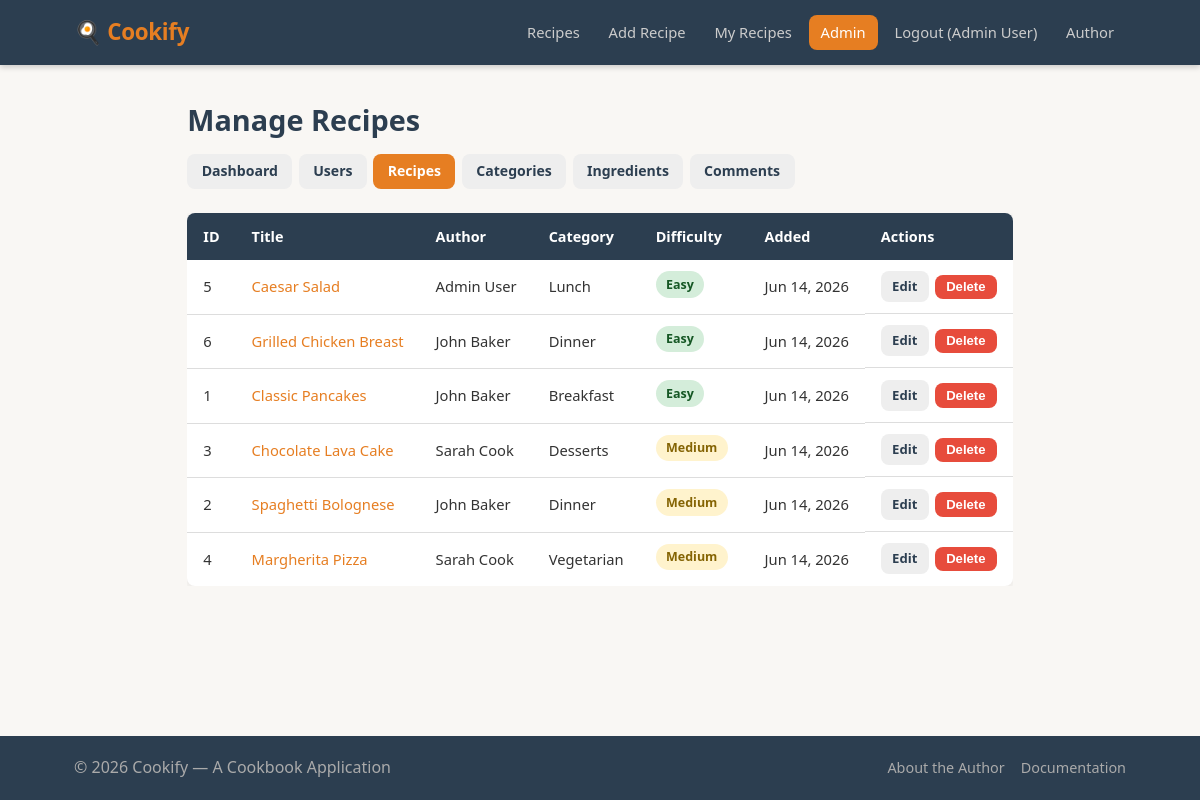
/views/admin/recipes.php (signed in), run on the app's committed database.
### tables this page shows
CREATE TABLE `recipes` (
    `id`           INT UNSIGNED NOT NULL AUTO_INCREMENT,
    `user_id`      INT UNSIGNED NOT NULL,
    `category_id`  INT UNSIGNED NOT NULL,
    `title`        VARCHAR(200) NOT NULL,
    `description`  TEXT         NOT NULL,
    `prep_time`    SMALLINT UNSIGNED NOT NULL COMMENT 'minutes',
    `difficulty`   ENUM('easy','medium','hard') NOT NULL DEFAULT 'medium',
    `image_original` VARCHAR(255) DEFAULT NULL,
    `image_thumb`    VARCHAR(255) DEFAULT NULL,
    `created_at`   DATETIME NOT NULL DEFAULT CURRENT_TIMESTAMP,
    `updated_at`   DATETIME NOT NULL DEFAULT CURRENT_TIMESTAMP ON UPDATE CURRENT_TIMESTAMP,
    PRIMARY KEY (`id`),
    FOREIGN KEY (`user_id`)     REFERENCES `users`(`id`)      ON DELETE CASCADE,
    FOREIGN KEY (`category_id`) REFERENCES `categories`(`id`) ON DELETE RESTRICT
);

CREATE TABLE `users` (
    `id`               INT UNSIGNED     NOT NULL AUTO_INCREMENT,
    `name`             VARCHAR(100)     NOT NULL,
    `email`            VARCHAR(150)     NOT NULL UNIQUE,
    `password_hash`    VARCHAR(255)     NOT NULL,
    `role`             ENUM('user','admin') NOT NULL DEFAULT 'user',
    `activation_token` VARCHAR(64)      DEFAULT NULL,
    `is_active`        TINYINT(1)       NOT NULL DEFAULT 0,
    `failed_attempts`  TINYINT UNSIGNED NOT NULL DEFAULT 0,
    `last_failed_at`   DATETIME         DEFAULT NULL,
    `is_locked`        TINYINT(1)       NOT NULL DEFAULT 0,
    `created_at`       DATETIME         NOT NULL DEFAULT CURRENT_TIMESTAMP,
    `last_login_at`    DATETIME         DEFAULT NULL,
    PRIMARY KEY (`id`)
);

CREATE TABLE `categories` (
    `id`          INT UNSIGNED NOT NULL AUTO_INCREMENT,
    `name`        VARCHAR(100) NOT NULL,
    `description` TEXT         DEFAULT NULL,
    `created_at`  DATETIME     NOT NULL DEFAULT CURRENT_TIMESTAMP,
    PRIMARY KEY (`id`)
);

### includes/auth.php (called while the page is built, shortened)
<?php
function is_logged_in(): bool {
    return isset($_SESSION['user_id']);
}
function is_admin(): bool {
    return isset($_SESSION['user_role']) && $_SESSION['user_role'] === 'admin';
}

### models/recipes.php (called while the page is built, shortened)
<?php
function get_all_recipes_admin(PDO $pdo): array
{
    return $pdo->query('
        SELECT r.id, r.title, r.difficulty, r.prep_time, r.created_at,
               c.name AS category_name, u.name AS author_name
        FROM recipes r
        JOIN categories c ON c.id = r.category_id
        JOIN users u      ON u.id = r.user_id
        ORDER BY r.created_at DESC
    ')->fetchAll();
}

### views/admin/recipes.php (the view, shortened to what this page needs)
<?php
require_once ROOT . '/config/connection.php';
require_once ROOT . '/includes/auth.php';
require_once ROOT . '/models/recipes.php';
$pdo = get_db();
$recipes    = get_all_recipes_admin($pdo);
require_once VIEWS . '/fixed/head.php';
require_once VIEWS . '/fixed/top-nav.php';
?>
<div class="admin-header">
    <h1>Manage Recipes</h1>
    <nav class="admin-nav">
        <a href="<?= BASE_URL ?>/views/admin/index.php">Dashboard</a>
        <a href="<?= BASE_URL ?>/views/admin/users.php">Users</a>
        <a href="<?= BASE_URL ?>/views/admin/recipes.php" class="active">Recipes</a>
        <a href="<?= BASE_URL ?>/views/admin/categories.php">Categories</a>
        <a href="<?= BASE_URL ?>/views/admin/ingredients.php">Ingredients</a>
        <a href="<?= BASE_URL ?>/views/admin/comments.php">Comments</a>
    </nav>
</div>
<div class="table-scroll"><table class="data-table">
    <thead>
        <tr><th>ID</th><th>Title</th><th>Author</th><th>Category</th><th>Difficulty</th><th>Added</th><th>Actions</th></tr>
    </thead>
    <tbody>
        <?php foreach ($recipes as $r): ?>
            <tr>
                <td data-label="ID"><?= $r['id'] ?></td>
                <td data-label="Title"><a href="<?= BASE_URL ?>/views/recipe.php?id=<?= $r['id'] ?>"><?= htmlspecialchars($r['title']) ?></a></td>
                <td data-label="Author"><?= htmlspecialchars($r['author_name']) ?></td>
                <td data-label="Category"><?= htmlspecialchars($r['category_name']) ?></td>
                <td data-label="Difficulty"><span class="tag tag-<?= $r['difficulty'] ?>"><?= ucfirst($r['difficulty']) ?></span></td>
                <td data-label="Added"><?= date('M j, Y', strtotime($r['created_at'])) ?></td>
                <td data-label="Actions" class="table-actions">
                    <a href="<?= BASE_URL ?>/views/edit_recipe.php?id=<?= $r['id'] ?>" class="btn btn-small btn-secondary">Edit</a>
                    <form method="POST" action="" style="display:inline"
                          onsubmit="return confirm('Delete this recipe?')">
                        <button type="submit" class="btn btn-small btn-danger">Delete</button>
                    </form>
                </td>
            </tr>
        <?php endforeach; ?>
    </tbody>
</table></div>
<?php require_once VIEWS . '/fixed/footer.php'; ?>

### views/fixed/head.php (shortened to what this page needs)
<!DOCTYPE html>
<html lang="en">
<head>
    <link rel="stylesheet" href="<?= BASE_URL ?>/assets/css/style.css">
</head>
<body>

### views/fixed/top-nav.php (shortened to what this page needs)
<?php $current_page = basename($_SERVER['PHP_SELF']); ?>
<header class="site-header">
    <div class="container">
        <a href="<?= BASE_URL ?>/" class="logo">🍳 Cookify</a>
        <nav class="main-nav">
            <a href="<?= BASE_URL ?>/"
               class="<?= $current_page === 'index.php' && strpos($_SERVER['PHP_SELF'], '/admin/') === false ? 'active' : '' ?>">Recipes</a>
            <?php if (is_logged_in()): ?>
                <a href="<?= BASE_URL ?>/views/add_recipe.php"
                   class="<?= $current_page === 'add_recipe.php' ? 'active' : '' ?>">Add Recipe</a>
                <a href="<?= BASE_URL ?>/views/my_recipes.php"
                   class="<?= $current_page === 'my_recipes.php' ? 'active' : '' ?>">My Recipes</a>
                <?php if (is_admin()): ?>
                    <a href="<?= BASE_URL ?>/views/admin/index.php"
                       class="<?= strpos($_SERVER['PHP_SELF'], '/admin/') !== false ? 'active' : '' ?>">Admin</a>
                <?php endif; ?>
                <a href="<?= BASE_URL ?>/views/logout.php">Logout (<?= htmlspecialchars($_SESSION['user_name']) ?>)</a>
            <?php endif; ?>
            <a href="<?= BASE_URL ?>/views/author.php"
               class="<?= $current_page === 'author.php' ? 'active' : '' ?>">Author</a>
        </nav>
    </div>
</header>
<main class="container">

### views/fixed/footer.php (shortened to what this page needs)
</main>
<footer class="site-footer">
    <div class="container">
        <p>&copy; <?= date('Y') ?> Cookify — A Cookbook Application</p>
        <nav>
            <a href="<?= BASE_URL ?>/views/author.php">About the Author</a>
            <a href="<?= BASE_URL ?>/documentation.pdf" target="_blank">Documentation</a>
        </nav>
    </div>
</footer>
</body>
</html>

### assets/css/style.css (style rules this page uses)
*, *::before, *::after { box-sizing: border-box; margin: 0; padding: 0; }
:root { --primary: #e67e22; --primary-d: #cf6d17; --dark: #2c3e50; --text: #333; --muted: #777; --border: #ddd; --bg: #f9f7f4; --white: #fff; --danger: #e74c3c; --success: #27ae60; --warning: #f39c12; --radius: 8px; --shadow: 0 2px 8px rgba(0,0,0,.08); }
body { font-family: 'Segoe UI', system-ui, sans-serif; font-size: 16px; line-height: 1.6; color: var(--text); background: var(--bg); min-height: 100vh; display: flex; flex-direction: column; }
a { color: var(--primary); text-decoration: none; }
.container { max-width: 1100px; margin: 0 auto; padding: 0 1.5rem; }
main.container { flex: 1; padding-top: 2rem; padding-bottom: 3rem; }
.site-header { background: var(--dark); color: var(--white); padding: .9rem 0; position: sticky; top: 0; z-index: 100; box-shadow: 0 2px 6px rgba(0,0,0,.2); }
.site-header .container { display: flex; align-items: center; justify-content: space-between; gap: 1rem; flex-wrap: wrap; }
.logo { font-size: 1.4rem; font-weight: 700; color: var(--primary); letter-spacing: -.3px; }
.main-nav { display: flex; gap: .3rem; flex-wrap: wrap; align-items: center; }
.main-nav a { color: #ccc; padding: .35rem .75rem; border-radius: var(--radius); font-size: .92rem; transition: background .15s, color .15s; }
.main-nav a:hover, .main-nav a.active { background: var(--primary); color: var(--white); text-decoration: none; }
.site-footer { background: var(--dark); color: #aaa; padding: 1.2rem 0; margin-top: auto; }
.site-footer .container { display: flex; justify-content: space-between; align-items: center; flex-wrap: wrap; gap: .5rem; }
.site-footer nav { display: flex; gap: 1rem; }
.site-footer a { color: #aaa; font-size: .9rem; }
.btn { display: inline-flex; align-items: center; gap: .4rem; padding: .55rem 1.2rem; border: none; border-radius: var(--radius); font-size: .95rem; font-weight: 600; cursor: pointer; transition: background .15s, transform .1s; text-decoration: none; }
.btn-secondary { background: #eee; color: var(--dark); }
.btn-danger { background: var(--danger); color: var(--white); }
.btn-small { padding: .3rem .7rem; font-size: .82rem; }
.tag { display: inline-block; padding: .2rem .65rem; background: #eee; border-radius: 20px; font-size: .78rem; font-weight: 600; color: var(--dark); margin-right: .3rem; margin-bottom: .3rem; }
.tag-easy { background: #d4edda; color: #155724; }
.tag-medium { background: #fff3cd; color: #856404; }
.data-table { width: 100%; border-collapse: collapse; background: var(--white); border-radius: var(--radius); overflow: hidden; box-shadow: var(--shadow); }
.data-table th { background: var(--dark); color: var(--white); padding: .75rem 1rem; text-align: left; font-size: .9rem; }
.data-table td { padding: .7rem 1rem; border-bottom: 1px solid var(--border); font-size: .92rem; vertical-align: middle; }
.data-table tr:last-child td { border-bottom: none; }
.table-actions { display: flex; gap: .4rem; align-items: center; flex-wrap: wrap; }
.admin-header { margin-bottom: 1.5rem; }
.admin-header h1 { font-size: 1.8rem; color: var(--dark); margin-bottom: .7rem; }
.admin-nav { display: flex; gap: .4rem; flex-wrap: wrap; }
.admin-nav a { padding: .4rem .9rem; background: #eee; border-radius: var(--radius); font-size: .88rem; color: var(--dark); font-weight: 600; }
.admin-nav a:hover, .admin-nav a.active { background: var(--primary); color: var(--white); text-decoration: none; }
.table-scroll { overflow-x: auto; -webkit-overflow-scrolling: touch; }

### data on the page
recipes: id "5", title "Caesar Salad", user.name "Admin User", category.name "Lunch", difficulty "Easy", created_at "Jun 14, 2026"
recipes: id "6", title "Grilled Chicken Breast", user.name "John Baker", category.name "Dinner", difficulty "Easy", created_at "Jun 14, 2026"
recipes: id "1", title "Classic Pancakes", user.name "John Baker", category.name "Breakfast", difficulty "Easy", created_at "Jun 14, 2026"
recipes: id "3", title "Chocolate Lava Cake", user.name "Sarah Cook", category.name "Desserts", difficulty "Medium", created_at "Jun 14, 2026"
recipes: id "2", title "Spaghetti Bolognese", user.name "John Baker", category.name "Dinner", difficulty "Medium", created_at "Jun 14, 2026"
recipes: id "4", title "Margherita Pizza", user.name "Sarah Cook", category.name "Vegetarian", difficulty "Medium", created_at "Jun 14, 2026"

### other printed values
$_SESSION['user_name'] "Admin User"
